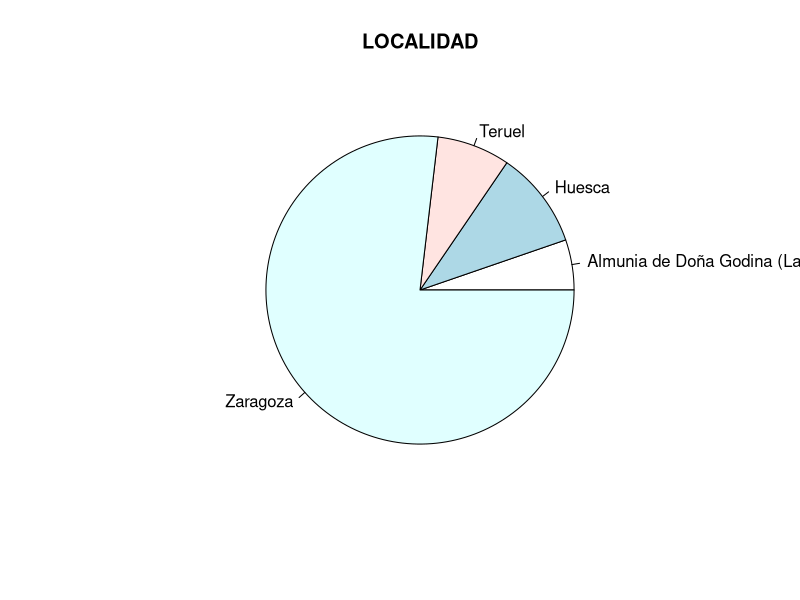
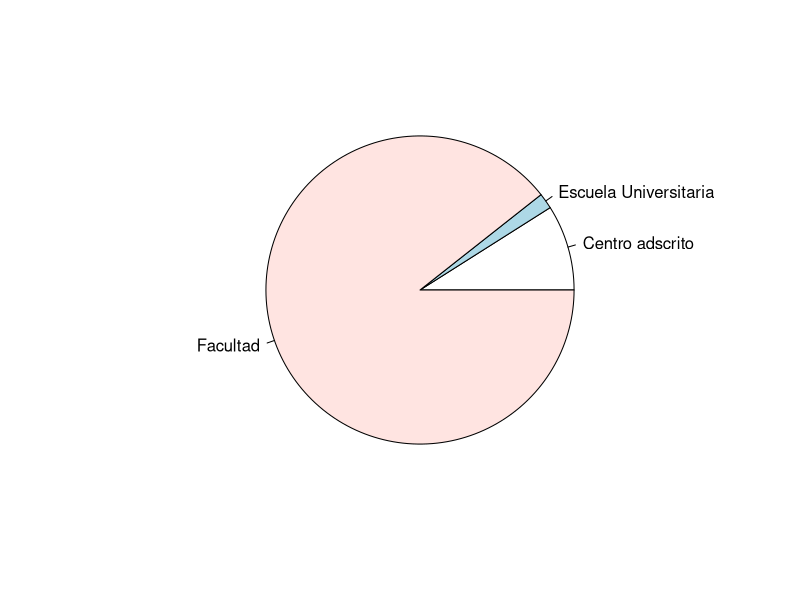
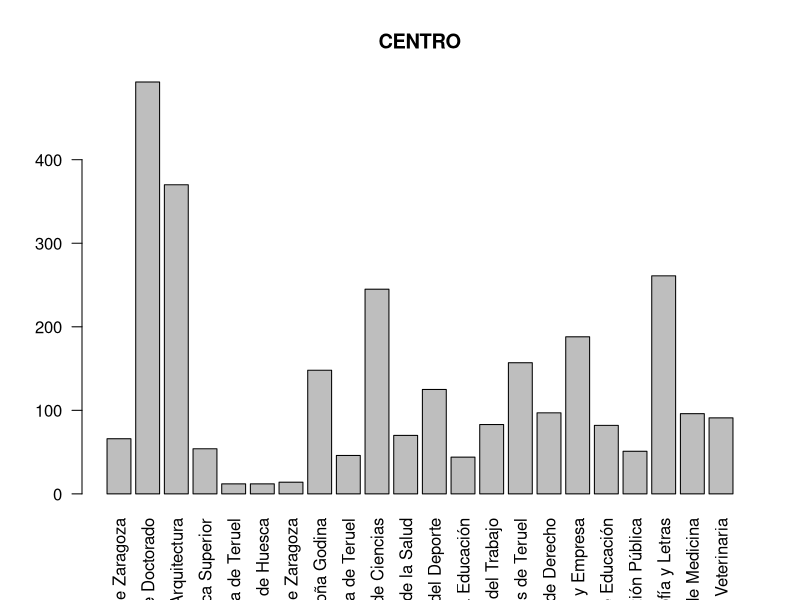
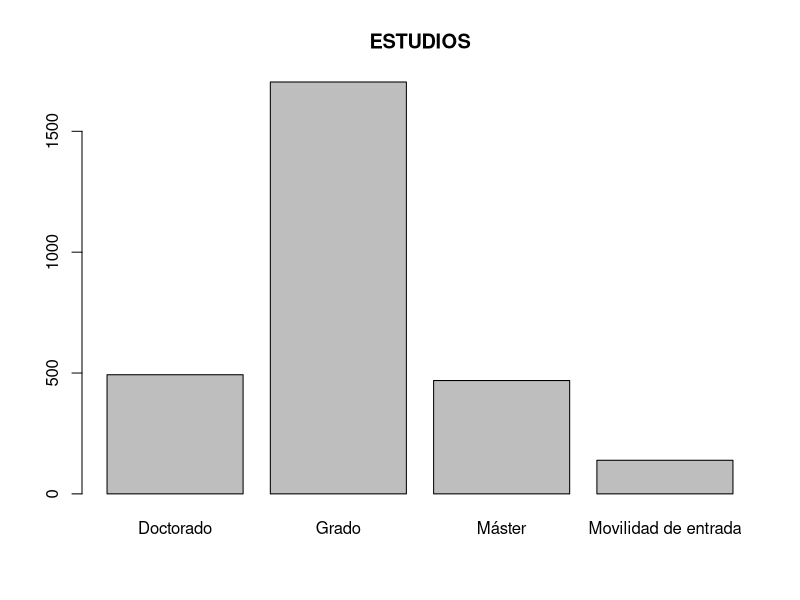
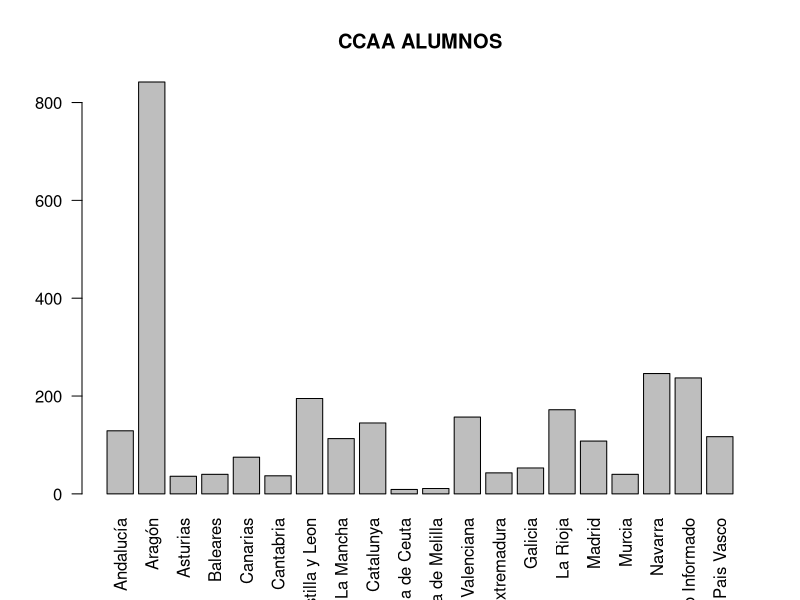
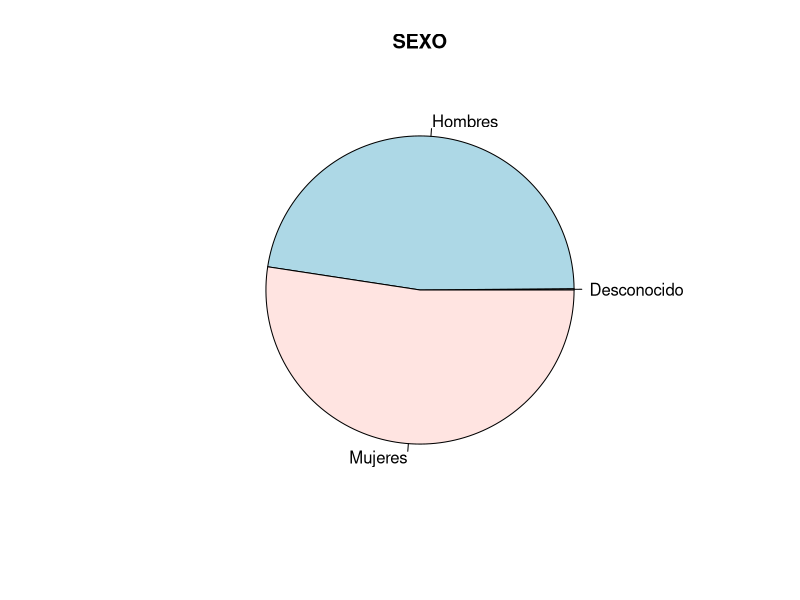
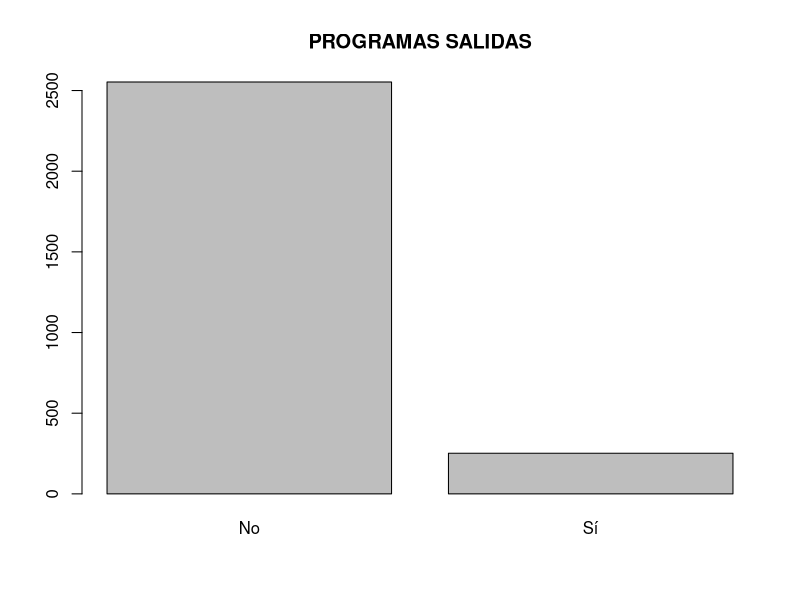
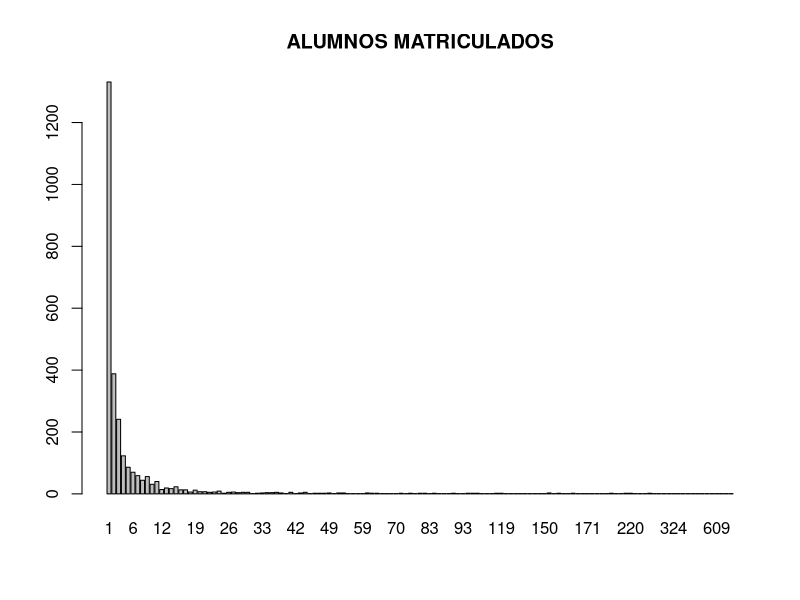

Here is the R script that generated these plots, in order:
## ---- chunk 1
#| echo: false
## ---- chunk 2
datos = read.table("datos_practica1.csv", sep=";", head=TRUE)
head(datos)
## ---- chunk 3
datos = datos[3:ncol(datos)-1]
head(datos)
## ---- chunk 4
datos = na.omit(datos)
## ---- chunk 5
LOCALIDAD = as.factor(datos$LOCALIDAD)
TIPO_CENTRO = as.factor(datos$TIPO_CENTRO)
CENTRO = as.factor(datos$CENTRO)
ESTUDIO = as.factor(datos$ESTUDIO)
TIPO_ESTUDIO = as.factor(datos$TIPO_ESTUDIO)
NOMBRE_CCAA_ALUMNO = as.factor(datos$NOMBRE_CCAA_ALUMNO)
SEXO = as.factor(datos$SEXO)
MOVILIDAD_SALIDA = as.factor(datos$MOVILIDAD_SALIDA)
DEDICACION = as.factor(datos$DEDICACION)
ALUMNOS_MATRICULADOS=datos$ALUMNOS_MATRICULADOS
## ---- chunk 6
table(LOCALIDAD)
## ---- chunk 7
pie(table(datos$LOCALIDAD), main="LOCALIDAD")
## ---- chunk 8
names(which(table(LOCALIDAD)==max(table(LOCALIDAD))))
## ---- chunk 9
freqs=prop.table(table(TIPO_CENTRO))
freqs

## ---- chunk 10
pie(table(datos$TIPO_CENTRO), main="")
## ---- chunk 11
max(freqs)
## ---- chunk 12
names(which(table(CENTRO)==max(table(CENTRO))))
## ---- chunk 13
prop.table(table(CENTRO))
## ---- chunk 14
barplot(table(CENTRO), las = 2, main ="CENTRO")
## ---- chunk 15
length(levels(ESTUDIO))
## ---- chunk 16
names(which(table(TIPO_ESTUDIO)==max(table(TIPO_ESTUDIO))))
## ---- chunk 17
length(levels(TIPO_ESTUDIO))
## ---- chunk 18
prop.table(table(TIPO_ESTUDIO))
## ---- chunk 19
max(prop.table(table(TIPO_ESTUDIO)))

## ---- chunk 20
barplot(table(TIPO_ESTUDIO), main="ESTUDIOS")
## ---- chunk 21
length(levels(NOMBRE_CCAA_ALUMNO))
## ---- chunk 22
names(which(table(NOMBRE_CCAA_ALUMNO)==max(table(NOMBRE_CCAA_ALUMNO))))
## ---- chunk 23
barplot(table(NOMBRE_CCAA_ALUMNO), las = 2, main ="CCAA ALUMNOS")
## ---- chunk 24
pie(table(SEXO), main="SEXO")
## ---- chunk 25
barplot(table(MOVILIDAD_SALIDA), main = "PROGRAMAS SALIDAS")
## ---- chunk 26
names(which(table(DEDICACION)==max(table(DEDICACION))))
## ---- chunk 27
media=mean(ALUMNOS_MATRICULADOS)
media
## ---- chunk 28
mediana=median(ALUMNOS_MATRICULADOS)
mediana
## ---- chunk 29
barplot(table(ALUMNOS_MATRICULADOS), main = "ALUMNOS MATRICULADOS")
